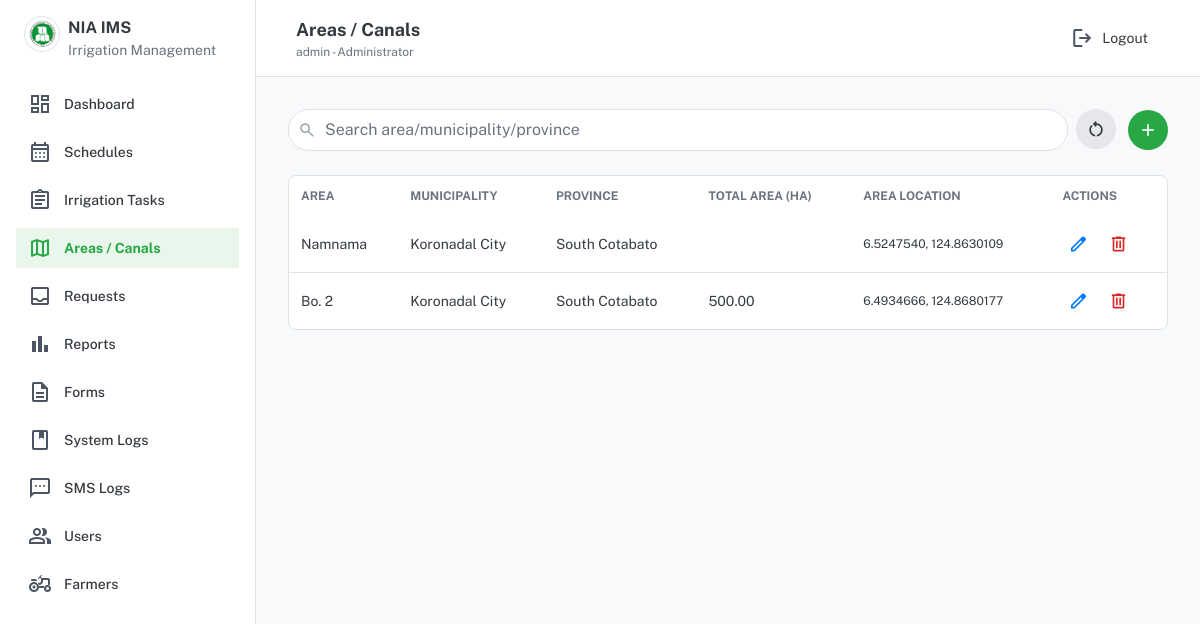
The page /public/index.php?page=areas (signed in) on the database its author committed.
### tables this page shows
CREATE TABLE `service_areas` (
  `service_area_id` int(11) NOT NULL,
  `area_name` varchar(150) NOT NULL,
  `municipality` varchar(100) DEFAULT NULL,
  `province` varchar(100) DEFAULT NULL,
  `total_area_ha` decimal(10,2) DEFAULT NULL,
  `created_at` timestamp NOT NULL DEFAULT current_timestamp(),
  `latitude` decimal(10,7) DEFAULT NULL,
  `longitude` decimal(10,7) DEFAULT NULL
);

### public/index.php (called while the page is built, shortened)
<?php
require_once __DIR__ . '/../includes/helpers.php';
$page = $_GET['page'] ?? 'login';
$routes = [
  'login'     => __DIR__ . '/../pages/login.php',
  'logout'    => __DIR__ . '/../pages/logout.php',
  'dashboard' => __DIR__ . '/../pages/dashboard.php',
  'areas'     => __DIR__ . '/../areas/index.php',
  'schedules' => __DIR__ . '/../schedules/index.php',
  'tasks'     => __DIR__ . '/../tasks/index.php',
  'requests'  => __DIR__ . '/../requests/index.php',
  'reports'   => __DIR__ . '/../reports/index.php',
  'users'     => __DIR__ . '/../users/index.php',
  'logs'      => __DIR__ . '/../logs/index.php',
  'sms_logs'  => __DIR__ . '/../sms_logs/index.php',
  'farmers'   => __DIR__ . '/../farmers/index.php',
  'farmer_requests' => __DIR__ . '/../farmers/requests.php',
  'farmer_dashboard' => __DIR__ . '/../farmers/dashboard.php',
  'my_requests'      => __DIR__ . '/../farmers/requests.php',
  'my_schedule'      => __DIR__ . '/../farmers/schedule.php',
  'profile'          => __DIR__ . '/../farmers/profile.php',
  'announcements'    => __DIR__ . '/../farmers/announcements.php',
  'forms'            => __DIR__ . '/../forms/index.php',
  'forms_print'      => __DIR__ . '/../forms/print.php',
  'force_password'   => __DIR__ . '/../pages/force_password.php',
];
require $routes[$page];

### includes/helpers.php (called while the page is built, shortened)
<?php
function h($v): string {
  return htmlspecialchars((string)$v, ENT_QUOTES, 'UTF-8');
}
function app_base_root(): string {
  static $cached = null;
  if ($cached !== null) return $cached;
  $script = str_replace('\\', '/', (string)($_SERVER['SCRIPT_NAME'] ?? ''));
  $root = '';
  $publicPos = strpos($script, '/public/');
  if ($publicPos !== false) {
    $root = substr($script, 0, $publicPos);
  } else {
    $dir = rtrim(str_replace('\\', '/', dirname($script)), '/');
    $root = $dir;
  }
  $root = trim((string)$root);
  if ($root === '' || $root === '.') {
    $cached = '';
    return $cached;
  }
  $cached = '/' . trim($root, '/');
  return $cached;
}
function base_path(string $path = ''): string {
  $root = app_base_root();
  return ($root === '' ? '' : rtrim($root, '/')) . '/' . ltrim($path, '/');
}
function route(string $page, array $params = []): string {
  $url = base_path("public/index.php?page=" . urlencode($page));
  return $url;
}
function normalize_focus_token(?string $value): string {
  $v = strtolower(trim((string)$value));
  $v = preg_replace('/[^a-z0-9]+/', '', $v);
  return $v ?? '';
}
function is_focus_service_area(?string $areaName, ?string $municipality, ?string $province): bool {
  $area = normalize_focus_token($areaName);
  $mun = normalize_focus_token($municipality);
  $prov = normalize_focus_token($province);
  $munHasKoronadal = str_contains($mun, 'koronadal');
  $munHasLutayan = str_contains($mun, 'lutayan');
  $provHasSultanKudarat = str_contains($prov, 'sultankudarat');
  if ($munHasKoronadal && in_array($area, ['bo2', 'barangay2', 'namnama'], true)) {
    return true;
  }
  return false;
}
function filter_focus_service_area_rows(
  array $rows,
  string $areaKey = 'area_name',
  string $municipalityKey = 'municipality',
  string $provinceKey = 'province'
): array {
  return array_values(array_filter($rows, static function(array $row) use ($areaKey, $municipalityKey, $provinceKey): bool {
    return is_focus_service_area(
      $row[$areaKey] ?? null,
      $row[$municipalityKey] ?? null,
      $row[$provinceKey] ?? null
    );
  }));
}

### areas/index.php (the view, shortened to what this page needs)
<?php
require_once __DIR__ . '/../includes/helpers.php';
require_once __DIR__ . '/../includes/config.php';
$q = trim($_GET['q'] ?? '');
if ($q !== '') {
  $like = "%{$q}%";
  $stmt = $conn->prepare("
    SELECT service_area_id, area_name, municipality, province, total_area_ha, latitude, longitude
    FROM service_areas
    WHERE area_name LIKE ? OR municipality LIKE ? OR province LIKE ?
    ORDER BY service_area_id DESC
  ");
  $stmt->bind_param("sss", $like, $like, $like);
} else {
  $stmt = $conn->prepare("
    SELECT service_area_id, area_name, municipality, province, total_area_ha, latitude, longitude
    FROM service_areas
    ORDER BY service_area_id DESC
  ");
}
$stmt->execute();
$rows = $stmt->get_result()->fetch_all(MYSQLI_ASSOC);
$rows = filter_focus_service_area_rows($rows);
include __DIR__ . '/../includes/head.php';
?>
<div class="flex min-h-screen w-full">
  <?php include __DIR__ . '/../includes/sidebar.php'; ?>
  <div class="flex-1 flex flex-col">
    <?php include __DIR__ . '/../includes/topbar.php'; ?>
    <main class="p-6 lg:p-8 flex-1">
      <div class="flex flex-col lg:flex-row lg:items-center lg:justify-between gap-3">
        <form id="areasFilterForm" class="flex flex-col sm:flex-row gap-2 flex-1 min-w-0" method="GET" action="<?= route('areas') ?>">
          <div class="relative w-full sm:flex-1 sm:min-w-[18rem] lg:min-w-[24rem]">
            <input id="areasSearchInput" name="q" value="<?= h($q) ?>" placeholder="Search area/municipality/province"
                   class="w-full pl-9 pr-4 rounded-full border-border-light dark:border-border-dark bg-card-light dark:bg-card-dark">
          </div>
          <a
            href="<?= route('areas') ?>"
            class="w-10 h-10 rounded-full bg-gray-200 dark:bg-gray-700 text-text-light dark:text-text-dark inline-flex items-center justify-center shrink-0"
            title="Reset"
            aria-label="Reset filters"
          >
            <span class="material-symbols-outlined text-[20px] leading-none">restart_alt</span>
          </a>
        </form>
        <div class="flex gap-2 shrink-0">
          <a
            href="<?= base_path('areas/create.php') ?>"
            class="w-10 h-10 rounded-full bg-primary text-white inline-flex items-center justify-center"
            title="Add Area"
            aria-label="Add Area"
          >
            <span class="material-symbols-outlined text-[20px] leading-none">add</span>
          </a>
        </div>
      </div>
      <div id="areasResults">
      <div class="mt-6 bg-card-light dark:bg-card-dark border border-border-light dark:border-border-dark rounded-lg overflow-hidden">
        <div class="overflow-x-auto">
          <table class="w-full text-left">
            <thead>
              <tr class="text-xs text-gray-500 dark:text-gray-400 uppercase">
                <th class="p-3">Area</th>
                <th class="p-3">Municipality</th>
                <th class="p-3">Province</th>
                <th class="p-3">Total Area (ha)</th>
                <th class="p-3">Area Location</th>
                <th class="p-3">Actions</th>
              </tr>
            </thead>
            <tbody class="divide-y divide-border-light dark:divide-border-dark">
              <?php foreach ($rows as $r): ?>
                <tr class="text-sm text-text-light dark:text-text-dark">
                  <td class="p-3"><?= h($r['area_name']) ?></td>
                  <td class="p-3"><?= h($r['municipality']) ?></td>
                  <td class="p-3"><?= h($r['province']) ?></td>
                  <td class="p-3"><?= h($r['total_area_ha']) ?></td>
                  <td class="p-3 text-xs">
                    <?php if ($r['latitude'] !== null && $r['longitude'] !== null): ?>
                      <?= h($r['latitude']) ?>, <?= h($r['longitude']) ?>
                    <?php else: ?>
                      <span class="text-gray-500 dark:text-gray-400">-</span>
                    <?php endif; ?>
                  </td>
                  <td class="p-3">
                    <div class="flex items-center gap-2">
                      <a
                        class="p-1.5 rounded-DEFAULT hover:bg-gray-100 dark:hover:bg-gray-800 text-secondary inline-flex items-center justify-center"
                        href="<?= base_path('areas/edit.php?id='.(int)$r['service_area_id']) ?>"
                        title="Edit"
                        aria-label="Edit area"
                      >
                        <span class="material-symbols-outlined text-[20px] leading-none">edit</span>
                      </a>
                      <form method="POST" class="inline" onsubmit="return confirm('Delete this area? This may affect schedules linked to it.');">
                        <button
                          type="submit"
                          class="p-1.5 rounded-DEFAULT hover:bg-red-50 dark:hover:bg-red-900/20 text-red-600 inline-flex items-center justify-center"
                          title="Delete"
                          aria-label="Delete area"
                        >
                          <span class="material-symbols-outlined text-[20px] leading-none">delete</span>
                        </button>
                      </form>
                    </div>
                  </td>
                </tr>
              <?php endforeach; ?>
            </tbody>
          </table>
        </div>
      </div>
      </div>
    </main>
  </div>
</div>
<?php include __DIR__ . '/../includes/footer.php'; ?>

### includes/head.php (style rules this page uses)
.material-symbols-outlined { font-variation-settings: 'FILL' 0,'wght' 400,'GRAD' 0,'opsz' 24; }

### rows shown on the page
service_areas: area_name "Namnama", municipality "Koronadal City", province "South Cotabato", latitude "6.5247540", longitude "124.8630109"
service_areas: area_name "Bo. 2", municipality "Koronadal City", province "South Cotabato", total_area_ha "500.00", latitude "6.4934666", longitude "124.8680177"

### other values the page prints
$label "Dashboard Schedules Irrigation Tasks Areas / Canals Requests Reports Forms System Logs SMS Logs Users Farmers"
$topTitle "Areas / Canals"
$userName "admin"
$userRole "Administrator"
